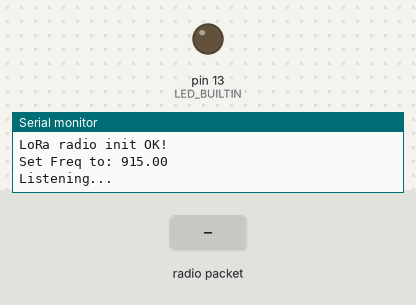
A sketch run on a simulated Arduino Uno, built with avr-gcc and run on an emulated ATmega328P. Shown: output pins drawn as LEDs (lit = HIGH), the last lines printed to the serial monitor. The test bench sets the inputs (shaded band). No radio packets arrive unless stated; pins used as bus, display or sensor lines are not drawn.

Above: at 1.3 s.
1.4 s: radio packet "1" arrives
At 1.45 s:
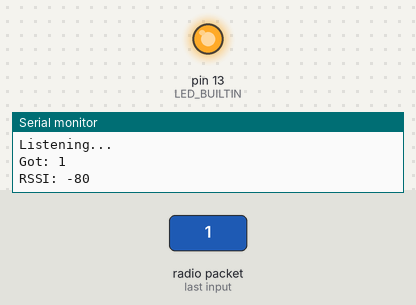
Timing chart, 0 to 4.4 s (numbered marks = the images above; inputs shaded):
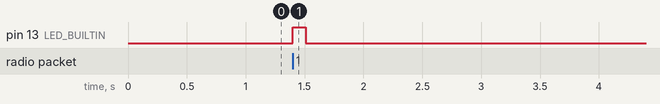

The sketch:

Feather9x_RX_Orlando.ino
```cpp
// Feather9x_RX
// -*- mode: C++ -*-
// Example sketch showing how to create a simple messaging client (receiver)
// with the RH_RF95 class. RH_RF95 class does not provide for addressing or
// reliability, so you should only use RH_RF95 if you do not need the higher
// level messaging abilities.
// It is designed to work with the other example Feather9x_TX

#include <SPI.h>
#include <RH_RF95.h>


//#elif defined(ARDUINO_ADAFRUIT_FEATHER_RP2040_RFM)  // Feather RP2040 w/Radio
  #define RFM95_CS   16
  #define RFM95_INT  21
  #define RFM95_RST  17


// Change to 434.0 or other frequency, must match RX's freq!
#define RF95_FREQ 915.0

// Singleton instance of the radio driver
RH_RF95 rf95(RFM95_CS, RFM95_INT);

void setup() {
  pinMode(LED_BUILTIN, OUTPUT);
  pinMode(RFM95_RST, OUTPUT);
  digitalWrite(RFM95_RST, HIGH);

  Serial.begin(115200);
  //while (!Serial) delay(1);
  delay(100);

  Serial.println("Feather LoRa RX Test!");

  // manual reset
  digitalWrite(RFM95_RST, LOW);
  delay(10);
  digitalWrite(RFM95_RST, HIGH);
  delay(10);

  while (!rf95.init()) {
    Serial.println("LoRa radio init failed");
    Serial.println("Uncomment '#define SERIAL_DEBUG' in RH_RF95.cpp for detailed debug info");
    while (1);
  }
  Serial.println("LoRa radio init OK!");

  // Defaults after init are 434.0MHz, modulation GFSK_Rb250Fd250, +13dbM
  if (!rf95.setFrequency(RF95_FREQ)) {
    Serial.println("setFrequency failed");
    while (1);
  }
  Serial.print("Set Freq to: "); Serial.println(RF95_FREQ);

  // Defaults after init are 434.0MHz, 13dBm, Bw = 125 kHz, Cr = 4/5, Sf = 128chips/symbol, CRC on

  // The default transmitter power is 13dBm, using PA_BOOST.
  // If you are using RFM95/96/97/98 modules which uses the PA_BOOST transmitter pin, then
  // you can set transmitter powers from 5 to 23 dBm:
  rf95.setTxPower(23, false);

  //a visual indicator for me to know that the code is working.
  pinMode(LED_BUILTIN, OUTPUT);
}

unsigned long lastCheck = 0;
const uint16_t checkIntervals = 1000; //1 second

void loop() {
  if (millis() - lastCheck >= checkIntervals) {  // an indicator that it is working.
    lastCheck = millis();
    Serial.println("Listening...");
  }


  if (rf95.available()) {
    // Should be a message for us now
    uint8_t buf[RH_RF95_MAX_MESSAGE_LEN];
    uint8_t len = sizeof(buf);

    if (rf95.recv(buf, &len)) {
      digitalWrite(LED_BUILTIN, HIGH);
      buf[len] = 0;
      RH_RF95::printBuffer("Received: ", buf, len);
      Serial.print("Got: ");
      Serial.println((char*)buf);
       Serial.print("RSSI: ");
      Serial.println(rf95.lastRssi(), DEC);

      // Send a reply
      uint8_t data[] = "And hello back to you";
      rf95.send(data, sizeof(data));
      rf95.waitPacketSent();
      Serial.println("Sent a reply");

      delay(50);
      digitalWrite(LED_BUILTIN, LOW);
    } else {
      Serial.println("Receive failed");
    }
  }
}
```

Measured:
- after the input at 1.4 s, pin 13 (LED_BUILTIN): LOW → HIGH at once, → LOW 0.11 s later
